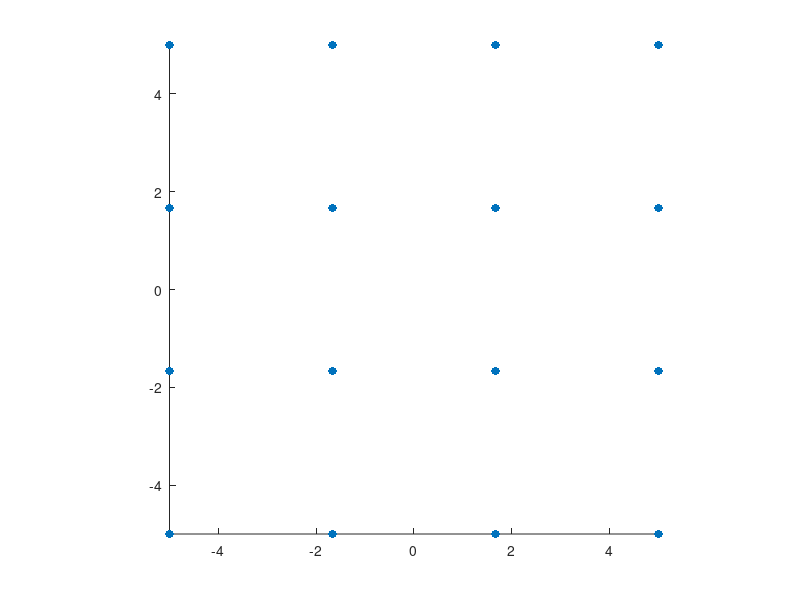

This figure's MATLAB source: (Note: this script raises an error after producing the figure.)
% Plot histograms of k = k_out - k_in for different receive angle schemes
% (in 2D case: k_x = k_x,out - k_x,in)
% And here, plotting delta_theta = theta_out - theta_in is equivalent for
% small angles.

clearvars
% close all
%% Global parameters
f = 13.6e6; % Plane wave temporal frequency [Hz]
c = 1540; % Speed of sound (in tissue) [m/s]

binlimits = [-19.5, 19.5]; % Test histogram bin limits
binwidth = 1;
%% Define TX angles ("in")

naTX = 4; % # of angles for TX
maTX = 5; % Max angle for TX [deg]

anglesTXList = linspace(-maTX, maTX, naTX)'; % Transmit angles [deg]
[anglesTXX, anglesTXY] = meshgrid(anglesTXList, anglesTXList);
anglesTX = [anglesTXX(:), anglesTXY(:)];
daTX = maTX*2/(naTX - 1); % TX angle increment [deg]

% Plot the transmit angles
figure
scatter(anglesTX(:, 1), anglesTX(:, 2), 'o', 'filled'); axis image

%% Case 1: Use the same TX angles for RX
anglesRX = anglesTX; % Receive angles [deg]
delta_theta = calcDeltaTheta(anglesTX, anglesRX);

% k_x = f*2*pi .* sind(delta_theta) ./ c;
% figure; imagesc(delta_theta); colorbar; axis image; xlabel('TX angle'); ylabel('RX angle'); title('Delta theta [deg]')
% figure; imagesc(k_x); colorbar; axis image; xlabel('TX angle'); ylabel('RX angle'); title('k_x [radians/m]')

% Plot histograms
% figure; histogram2(delta_theta(:, 1), delta_theta(:, 2), BinMethod="integers"); title('Delta theta counts'); xlabel('Delta theta [deg]'); ylabel('Counts')
figure; 
h = histogram2(delta_theta(:,1), delta_theta(:,2), ...
    'XBinLimits', binlimits, ...
    'YBinLimits', binlimits, ...
    'BinWidth', binwidth, ...
    'DisplayStyle', 'tile', ...
    'ShowEmptyBins', 'on');

h.EdgeColor = [0.88 0.88 0.88];   % light gray grid

title('Delta theta counts'); 
xlabel('Delta theta (x) [deg]'); 
xlim([-25 25])
ylabel('Delta theta (y) [deg]')
ylim([-25 25])
zlabel('Counts')
axis image
colorbar

% Make zero white
c = parula(256);
c = [1 1 1; c];   % prepend white
colormap(c)

view(90,90)

% figure; histogram(k_x); title('Delta k_x'); xlabel('Delta k_x [radians/m]'); ylabel('Counts')

%% Case 2: Use the shifted angles for RX
% naRX = 5;
naRX = naTX; % Compare by using the same # of transmit angles
o = fix(-naRX/2):1:fix(naRX/2); % Truncate towards zero
j = 2; % Shift parameter
anglesRXList = (sign(o) .* daTX .* (2.*abs(o)./naRX + j))'; % Receive angles [deg]
anglesRX = listToAngles(anglesRXList);

delta_theta = calcDeltaTheta(anglesTX, anglesRX);

figure; 
h = histogram2(delta_theta(:,1), delta_theta(:,2), ...
    'XBinLimits', binlimits, ...
    'YBinLimits', binlimits, ...
    'BinWidth', binwidth, ...
    'DisplayStyle', 'tile', ...
    'ShowEmptyBins', 'on');

h.EdgeColor = [0.88 0.88 0.88];   % light gray grid

title('Delta theta counts'); 
xlabel('Delta theta (x) [deg]'); 
xlim([-25 25])
ylabel('Delta theta (y) [deg]')
ylim([-25 25])
zlabel('Counts')
axis image
colorbar

% Make zero white
c = parula(256);
c = [1 1 1; c];   % prepend white
colormap(c)

view(90,90)

% figure; histogram(delta_theta(:, 1), BinMethod="integers")
% figure; histogram(delta_theta(:, 2), BinMethod="integers")

% delta_theta = repmat(anglesRX, 1, naTX) - repmat(anglesTX', naRX, 1);
% k_x = f*2*pi .* sind(delta_theta) ./ c;
% % figure; imagesc(delta_theta); colorbar; axis image; xlabel('TX angle'); ylabel('RX angle'); title('Delta theta [deg]')
% % figure; imagesc(k_x); colorbar; axis image; xlabel('TX angle'); ylabel('RX angle'); title('k_x [radians/m]')
% 
% % Plot histograms
% figure; histogram(delta_theta, BinMethod="integers"); title("Delta theta counts, with j = " + num2str(j)); xlabel('Delta theta [deg]'); ylabel('Counts')
% % figure; histogram(k_x); title("Delta k_x counts, with j = " + num2str(j)); xlabel('Delta k_x [radians/m]'); ylabel('Counts')

%% Helper functions
function angles = listToAngles(anglesList) % Turn the single-dimension angle list into a full list of x and y angles
    [anglesX, anglesY] = meshgrid(anglesList, anglesList);
    angles = [anglesX(:), anglesY(:)];
end

function delta_theta = calcDeltaTheta(anglesTX, anglesRX)
    delta_theta = [];
    for ind = 1:size(anglesTX, 1)
        delta_theta = [delta_theta; anglesRX - anglesTX(ind, :)];
    
    end
end
